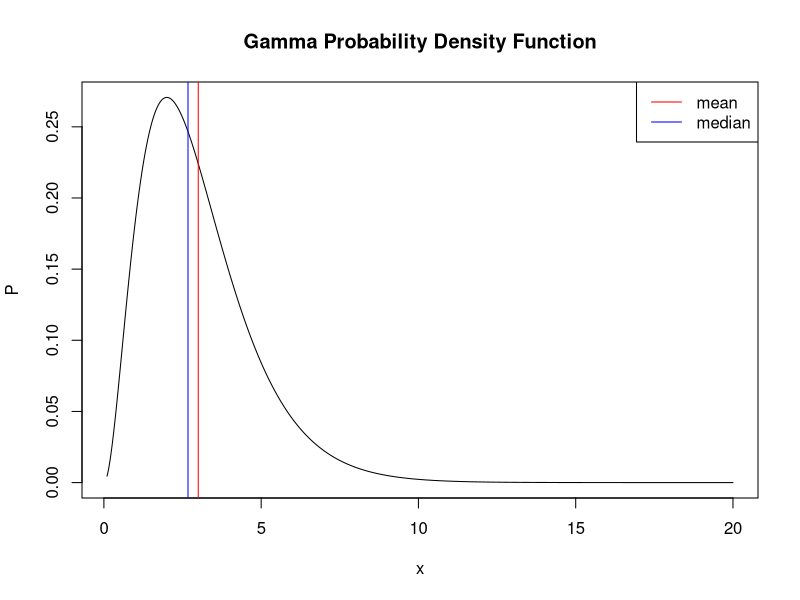
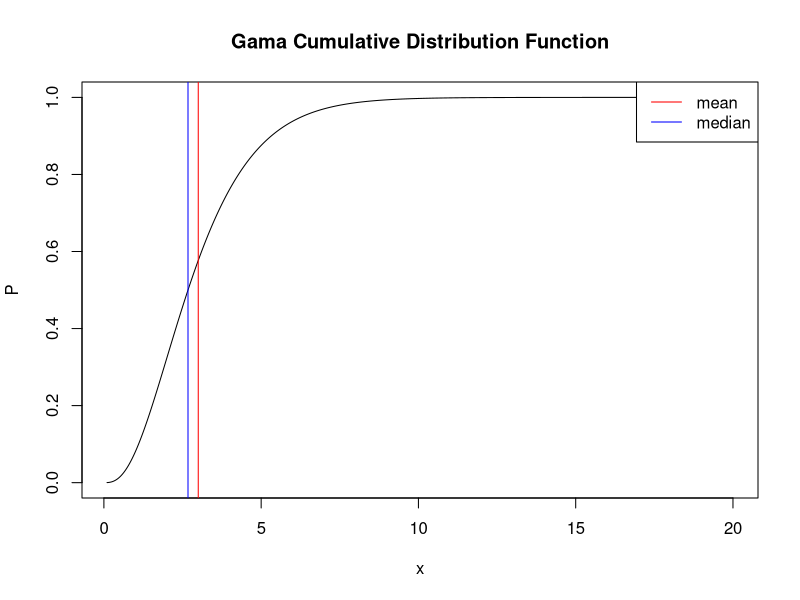
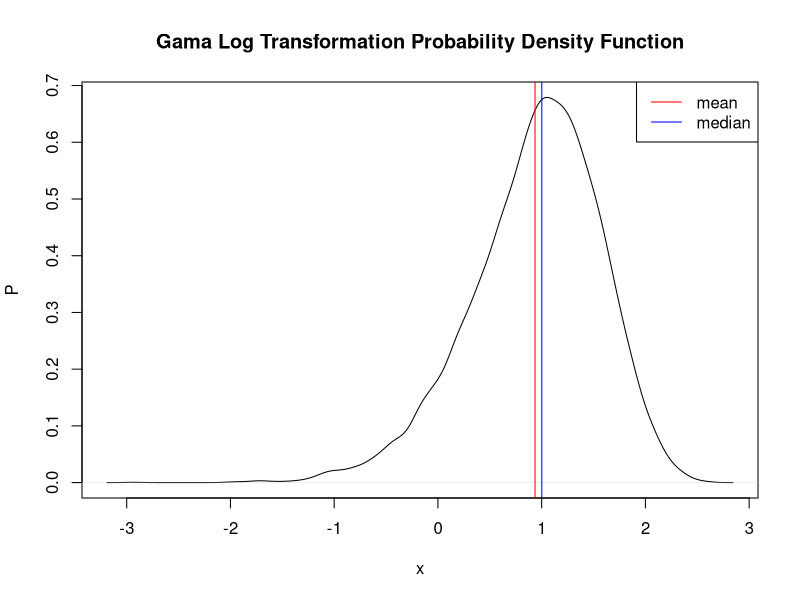
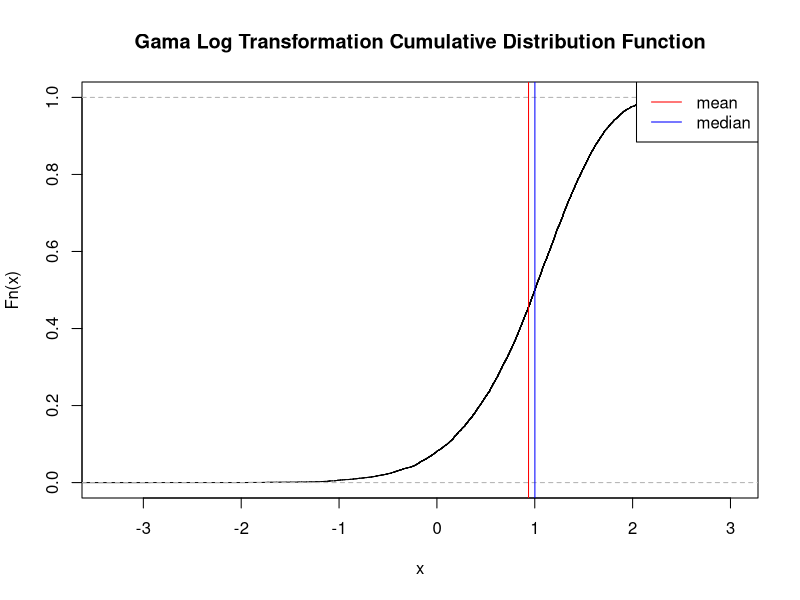
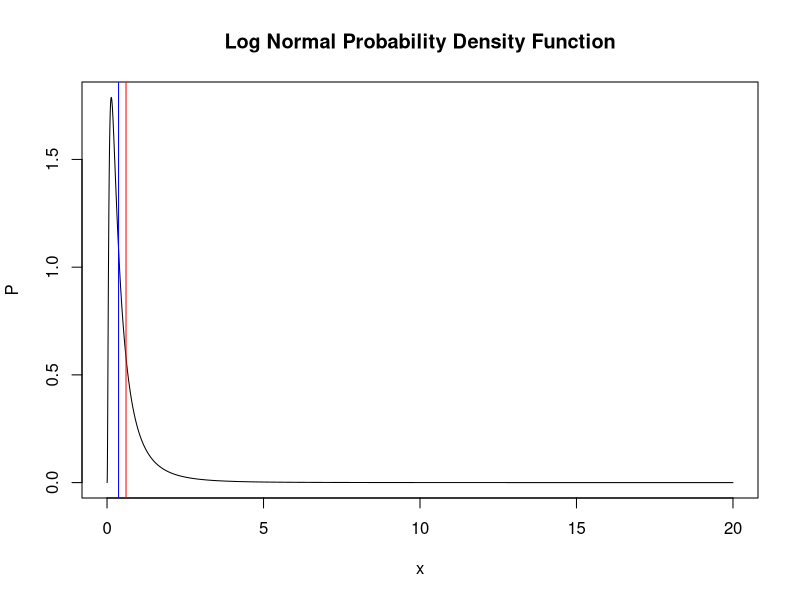
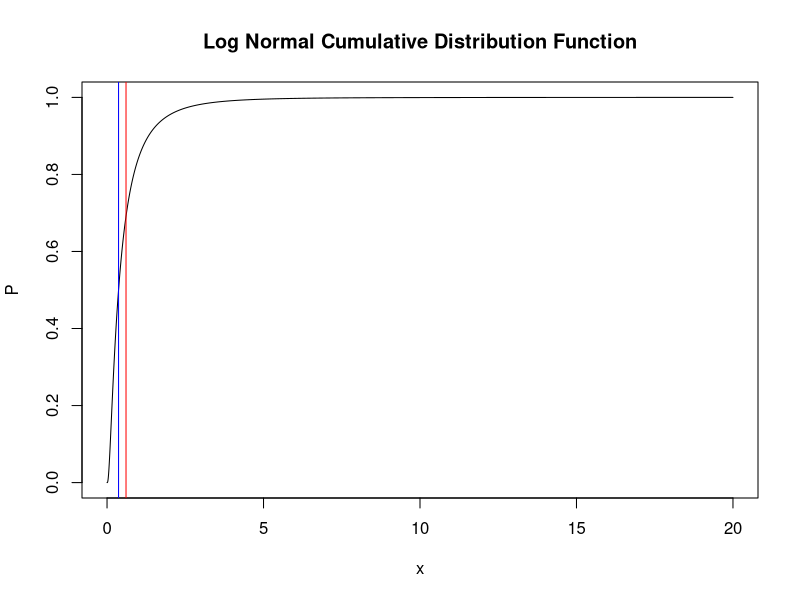
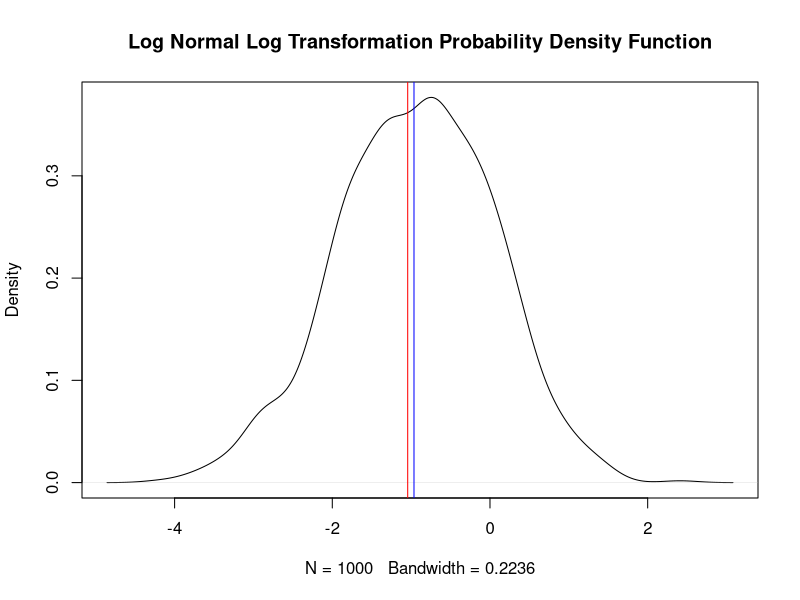
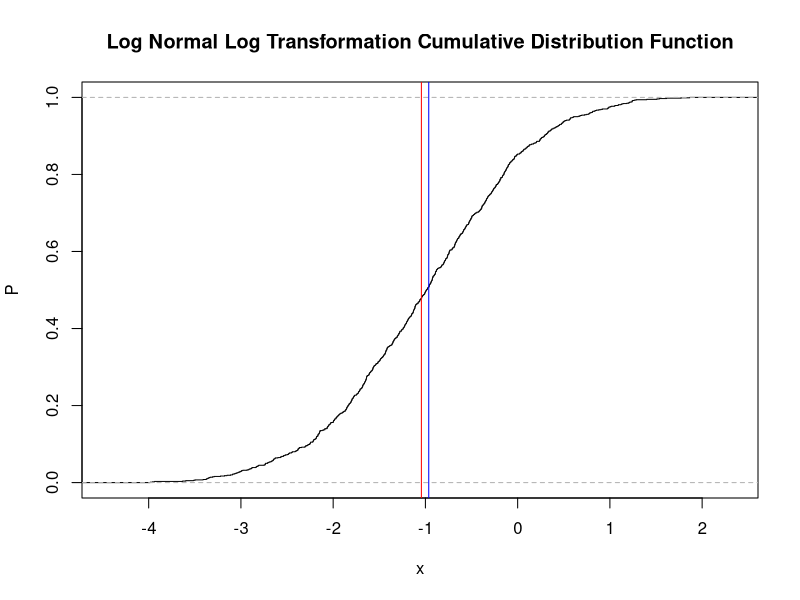

Write R code to recreate these figures, in order.
## ---- chunk 1
knitr::opts_chunk$set(echo = TRUE)
## ---- chunk 2


x=seq(0.1,20,0.001)
yvalue<-dgamma(x,3,1)
x.mean<-3*1
x.median<- qgamma(0.5,3,1)
plot(x,dgamma(x,3,1),main=
       "Gamma Probability Density Function",ylab = "P",xlab = "x",type = "l") + abline(v=x.mean,col="red") + abline(v=x.median,col="blue") 
legend("topright",c("mean","median"),col = c("red","blue"),lty = c(1,1))

## ---- chunk 3
x.mean<-3*1
x.median<- qgamma(0.5,3,1)
plot(x,pgamma(x,3,1),main=
       "Gama Cumulative Distribution Function",ylab = "P",xlab = "x",type = "l") + abline(v=x.mean,col="red",labs="m") + abline(v=x.median,col="blue")
legend("topright",c("mean","median"),col = c("red","blue"),lty = c(1,1))


## ---- chunk 4
x <- rgamma(10000,3,1)
x.mean<-mean(log(x))
x.median<- median(log(x))
plot(density(log(x)),type = "l",main=
       "Gama Log Transformation Probability Density Function",ylab = "P",xlab = "x") + abline(v=x.mean,col="red")+abline(v=x.median,col="blue")
legend("topright",c("mean","median"),col = c("red","blue"),lty = c(1,1))
## ---- chunk 5

plot(ecdf(log(x)), main= "Gama Log Transformation Cumulative Distribution Function") + abline(v=x.mean,col="red",labs="m") + abline(v=x.median,col="blue")
legend("topright",c("mean","median"),col = c("red","blue"),lty = c(1,1))

#text(x.mean,"mean")
#text(x.median,"median")
## ---- chunk 6
x=seq(0,20,0.001)
x.mean<-exp(-1 + 1/2)
x.median<- exp(-1)
plot(x,dlnorm(x,-1,1),main=
       "Log Normal Probability Density Function",ylab = "P",xlab = "x",type = "l") + abline(v=x.mean,col="red",labs="m") + abline(v=x.median,col="blue") 
## ---- chunk 7
plot(x,plnorm(x,-1,1),main=
       "Log Normal Cumulative Distribution Function",ylab = "P",type="l",xlab = "x") + abline(v=x.mean,col="red",labs="m") + abline(v=x.median,col="blue")

#x=seq(0,20,0.001)
## ---- chunk 8
x.mean<-mean(log(rlnorm(1000,-1,1)))
x.median<- median(log(rlnorm(1000,-1,1)))
plot(density(log(rlnorm(1000,-1,1))),main=
       "Log Normal Log Transformation Probability Density Function",type = "l") + abline(v=x.mean,col="red",labs="m") + abline(v=x.median,col="blue") 
## ---- chunk 9
plot(ecdf(log(rlnorm(1000,-1,1))),main=
       "Log Normal Log Transformation Cumulative Distribution Function",ylab = "P",xlab = "x") + abline(v=x.mean,col="red",labs="m") + abline(v=x.median,col="blue")
#plot(x,plnorm(x,-1,1))
## ---- chunk 10
x=seq(0,20,0.001)
x.mean<-(0+12)/2
x.median<- (0+12)/2
plot(x,dunif(x,0,12),main=
       "Uniform Probability Density Function",ylab = "P",xlab = "x",type = "l") + abline(v=x.mean,col="red",labs="m") + abline(v=x.median,col="blue") 
legend("topright",c("mean","median"),col = c("red","blue"),lty = c(1,1))
## ---- chunk 11
plot(x,punif(x,0,12),main=
       "Uniform Cumulative Distribution Function",ylab = "P",type="l",xlab = "x") + abline(v=x.mean,col="red",labs="m") + abline(v=x.median,col="blue")
legend("topright",c("mean","median"),col = c("red","blue"),lty = c(1,1))
## ---- chunk 12
x=seq(0,20,0.001)
x.mean<-mean(log(runif(1000,0,12)))
x.median<- median(log(runif(1000,0,12)))
plot(density(log(runif(1000,0,12))),main=
       "Uniform Log Transformation Probability Density Function") + abline(v=x.mean,col="red") + abline(v=x.median,col="blue") 
legend("topright",c("mean","median"),col = c("red","blue"),lty = c(1,1))

## ---- chunk 13
plot(ecdf(log(runif(1000,0,12))),main=
       "Uniform Log Transformation Cumulative Distribution Function",ylab = "P",xlab = "x") + abline(v=x.mean,col="red") + abline(v=x.median,col="blue")
legend("topright",c("mean","median"),col = c("red","blue"),lty = c(1,1))

## ---- chunk 14
a<-rep(NA,1000)
b<-rep(NA,1000)
for (i in 1:1000) {
        c=rgamma(100,3,1)
        a[i]=mean(c)
        b[i]=exp(mean(log(c)))
        
}
plot(a,b,main="geometic and arithmetic mean for gamma distribution",xlab="Arithmetic Mean",ylab="Geometic Mean")
abline(0,1)
hist(x=(a-b),main="Difference between Geometic and Arithmetic mean for gamma distribution ",xlab="Difference")

## ---- chunk 15
a<-rep(NA,1000)
b<-rep(NA,1000)
for (i in 1:1000) {
        c=rlnorm(100,-1,1)
        a[i]=mean(c)
        b[i]=exp(mean(log(c)))
        
}
plot(a,b,main="geometic and arithmetic mean for log normal distribution",xlab="Arithmetic Mean",ylab="Geometic Mean")
abline(0,1)
hist(x=(a-b),main="Difference between Geometic and Arithmetic mean for log normal distribution",xlab="Difference")

## ---- chunk 16
a<-rep(NA,1000)
b<-rep(NA,1000)
for (i in 1:1000) {
        c=runif(100,0,12)
        a[i]=mean(c)
        b[i]=exp(mean(log(c)))
        
}
plot(a,b,main="geometic and arithmetic mean for uniform distribution ",xlab="Arithmetic Mean",ylab="Geometic Mean")
abline(0,1)
hist(x=(a-b),main="Difference between Geometic and Arithmetic mean for uniform distribution",xlab="Difference")

## ---- chunk 17
relationship <- function(sample,size){
  a<-rep(NA,size)
  b<-rep(NA,size)
  diff<-rep(NA,size)
  c<-NA
  for (i in 1:size) {
    c=sample(sample,size,replace = TRUE)
    a[i]=log(mean(c))
    b[i]=mean(log(c))
    diff[i]=a[i]-b[i]
  }
  #mean(diff)
  diff
  }
relationship(1000,100)


d<-rep(1,100)
e=log(mean(d))
f=mean(log(d))
e == f
